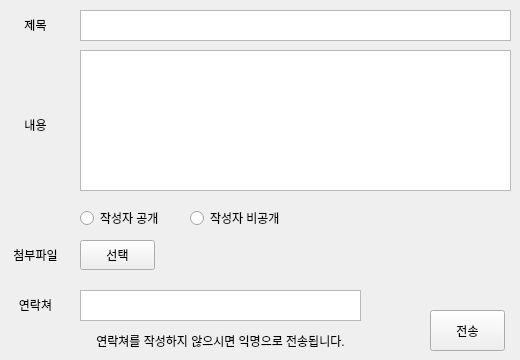
<?xml version="1.0" encoding="UTF-8"?>
<ui version="4.0">
 <class>ErrorWindow</class>
 <widget class="QMainWindow" name="ErrorWindow">
  <property name="geometry">
   <rect>
    <x>0</x>
    <y>0</y>
    <width>520</width>
    <height>360</height>
   </rect>
  </property>
  <property name="minimumSize">
   <size>
    <width>520</width>
    <height>360</height>
   </size>
  </property>
  <property name="maximumSize">
   <size>
    <width>520</width>
    <height>360</height>
   </size>
  </property>
  <property name="windowTitle">
   <string>Error report</string>
  </property>
  <widget class="QWidget" name="centralwidget">
   <widget class="QLabel" name="title_label">
    <property name="geometry">
     <rect>
      <x>0</x>
      <y>10</y>
      <width>71</width>
      <height>30</height>
     </rect>
    </property>
    <property name="text">
     <string>제목</string>
    </property>
    <property name="alignment">
     <set>Qt::AlignCenter</set>
    </property>
   </widget>
   <widget class="QLabel" name="content_label">
    <property name="geometry">
     <rect>
      <x>0</x>
      <y>110</y>
      <width>71</width>
      <height>30</height>
     </rect>
    </property>
    <property name="text">
     <string>내용</string>
    </property>
    <property name="alignment">
     <set>Qt::AlignCenter</set>
    </property>
   </widget>
   <widget class="QRadioButton" name="writer_open_radio">
    <property name="geometry">
     <rect>
      <x>80</x>
      <y>210</y>
      <width>101</width>
      <height>16</height>
     </rect>
    </property>
    <property name="text">
     <string>작성자 공개</string>
    </property>
   </widget>
   <widget class="QRadioButton" name="writer_close_radio">
    <property name="geometry">
     <rect>
      <x>190</x>
      <y>210</y>
      <width>101</width>
      <height>16</height>
     </rect>
    </property>
    <property name="text">
     <string>작성자 비공개</string>
    </property>
   </widget>
   <widget class="QLabel" name="contact_label">
    <property name="geometry">
     <rect>
      <x>0</x>
      <y>290</y>
      <width>71</width>
      <height>30</height>
     </rect>
    </property>
    <property name="text">
     <string>연락쳐</string>
    </property>
    <property name="alignment">
     <set>Qt::AlignCenter</set>
    </property>
   </widget>
   <widget class="QLabel" name="notice_label">
    <property name="geometry">
     <rect>
      <x>80</x>
      <y>330</y>
      <width>281</width>
      <height>21</height>
     </rect>
    </property>
    <property name="text">
     <string>연락쳐를 작성하지 않으시면 익명으로 전송됩니다.</string>
    </property>
    <property name="alignment">
     <set>Qt::AlignCenter</set>
    </property>
   </widget>
   <widget class="QLabel" name="include_label">
    <property name="geometry">
     <rect>
      <x>0</x>
      <y>240</y>
      <width>71</width>
      <height>30</height>
     </rect>
    </property>
    <property name="text">
     <string>첨부파일</string>
    </property>
    <property name="alignment">
     <set>Qt::AlignCenter</set>
    </property>
   </widget>
   <widget class="QPushButton" name="include_button">
    <property name="geometry">
     <rect>
      <x>80</x>
      <y>240</y>
      <width>75</width>
      <height>30</height>
     </rect>
    </property>
    <property name="text">
     <string>선택</string>
    </property>
   </widget>
   <widget class="QPushButton" name="send_button">
    <property name="geometry">
     <rect>
      <x>430</x>
      <y>310</y>
      <width>75</width>
      <height>41</height>
     </rect>
    </property>
    <property name="text">
     <string>전송</string>
    </property>
   </widget>
   <widget class="QTextEdit" name="title_message">
    <property name="geometry">
     <rect>
      <x>80</x>
      <y>10</y>
      <width>431</width>
      <height>31</height>
     </rect>
    </property>
   </widget>
   <widget class="QTextEdit" name="content_message">
    <property name="geometry">
     <rect>
      <x>80</x>
      <y>50</y>
      <width>431</width>
      <height>141</height>
     </rect>
    </property>
   </widget>
   <widget class="QTextEdit" name="contact_message">
    <property name="geometry">
     <rect>
      <x>80</x>
      <y>290</y>
      <width>281</width>
      <height>31</height>
     </rect>
    </property>
   </widget>
   <widget class="QLabel" name="file_label">
    <property name="geometry">
     <rect>
      <x>160</x>
      <y>240</y>
      <width>351</width>
      <height>30</height>
     </rect>
    </property>
    <property name="text">
     <string/>
    </property>
   </widget>
  </widget>
 </widget>
 <resources/>
 <connections/>
</ui>
